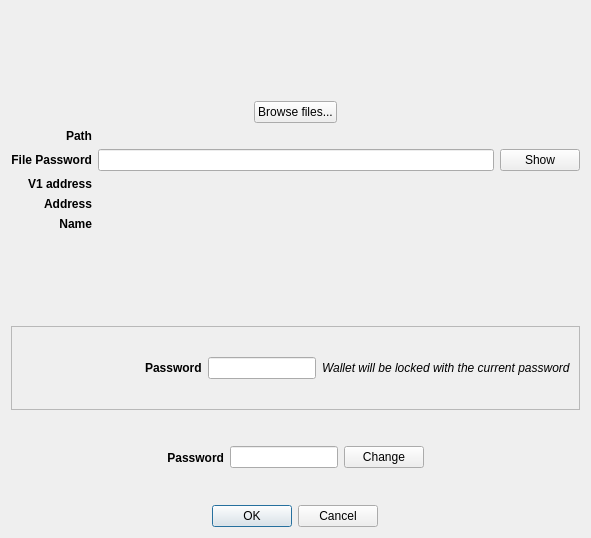
<?xml version="1.0" encoding="UTF-8"?>
<ui version="4.0">
 <class>V1WalletRestoreFromFileDialog</class>
 <widget class="QDialog" name="V1WalletRestoreFromFileDialog">
  <property name="geometry">
   <rect>
    <x>0</x>
    <y>0</y>
    <width>591</width>
    <height>538</height>
   </rect>
  </property>
  <property name="maximumSize">
   <size>
    <width>16777215</width>
    <height>16777215</height>
   </size>
  </property>
  <property name="windowTitle">
   <string>Restore V1 wallet from file</string>
  </property>
  <layout class="QVBoxLayout" name="verticalLayout">
   <item alignment="Qt::AlignHCenter">
    <widget class="QLabel" name="imageLabel">
     <property name="maximumSize">
      <size>
       <width>200</width>
       <height>200</height>
      </size>
     </property>
     <property name="text">
      <string/>
     </property>
     <property name="pixmap">
      <pixmap resource="../../icons/tikka.slots.pyqt.resources.icons.index.qrc">:/images/keys</pixmap>
     </property>
     <property name="scaledContents">
      <bool>true</bool>
     </property>
    </widget>
   </item>
   <item alignment="Qt::AlignHCenter">
    <widget class="QPushButton" name="browseFilesButton">
     <property name="text">
      <string>Browse files...</string>
     </property>
     <property name="autoExclusive">
      <bool>false</bool>
     </property>
    </widget>
   </item>
   <item>
    <layout class="QGridLayout" name="gridLayout">
     <item row="1" column="2">
      <widget class="QPushButton" name="showButton">
       <property name="text">
        <string>Show</string>
       </property>
      </widget>
     </item>
     <item row="1" column="0">
      <widget class="QLabel" name="filePasswordLabel">
       <property name="font">
        <font>
         <weight>75</weight>
         <bold>true</bold>
        </font>
       </property>
       <property name="text">
        <string>File Password</string>
       </property>
       <property name="alignment">
        <set>Qt::AlignRight|Qt::AlignTrailing|Qt::AlignVCenter</set>
       </property>
      </widget>
     </item>
     <item row="2" column="0">
      <widget class="QLabel" name="v1AddressLabel">
       <property name="font">
        <font>
         <weight>75</weight>
         <bold>true</bold>
        </font>
       </property>
       <property name="text">
        <string>V1 address</string>
       </property>
       <property name="alignment">
        <set>Qt::AlignRight|Qt::AlignTrailing|Qt::AlignVCenter</set>
       </property>
      </widget>
     </item>
     <item row="2" column="1">
      <widget class="QLabel" name="v1AddressValueLabel">
       <property name="text">
        <string/>
       </property>
      </widget>
     </item>
     <item row="1" column="1">
      <widget class="QLineEdit" name="filePasswordLineEdit">
       <property name="echoMode">
        <enum>QLineEdit::Password</enum>
       </property>
      </widget>
     </item>
     <item row="0" column="0">
      <widget class="QLabel" name="pathLabel">
       <property name="font">
        <font>
         <weight>75</weight>
         <bold>true</bold>
        </font>
       </property>
       <property name="text">
        <string>Path</string>
       </property>
       <property name="alignment">
        <set>Qt::AlignRight|Qt::AlignTrailing|Qt::AlignVCenter</set>
       </property>
      </widget>
     </item>
     <item row="0" column="1">
      <widget class="QLabel" name="pathValueLabel">
       <property name="text">
        <string/>
       </property>
      </widget>
     </item>
     <item row="3" column="0">
      <widget class="QLabel" name="addressLabel">
       <property name="font">
        <font>
         <weight>75</weight>
         <bold>true</bold>
        </font>
       </property>
       <property name="text">
        <string>Address</string>
       </property>
       <property name="alignment">
        <set>Qt::AlignRight|Qt::AlignTrailing|Qt::AlignVCenter</set>
       </property>
      </widget>
     </item>
     <item row="3" column="1">
      <widget class="QLabel" name="addressValueLabel">
       <property name="text">
        <string/>
       </property>
      </widget>
     </item>
     <item row="4" column="0">
      <widget class="QLabel" name="nameLabel">
       <property name="font">
        <font>
         <weight>75</weight>
         <bold>true</bold>
        </font>
       </property>
       <property name="text">
        <string>Name</string>
       </property>
       <property name="alignment">
        <set>Qt::AlignRight|Qt::AlignTrailing|Qt::AlignVCenter</set>
       </property>
      </widget>
     </item>
     <item row="4" column="1">
      <widget class="QLabel" name="nameValueLabel">
       <property name="text">
        <string/>
       </property>
      </widget>
     </item>
    </layout>
   </item>
   <item alignment="Qt::AlignHCenter">
    <widget class="QLabel" name="errorLabel">
     <property name="styleSheet">
      <string notr="true">color: rgb(255, 0, 0)</string>
     </property>
     <property name="text">
      <string/>
     </property>
    </widget>
   </item>
   <item>
    <widget class="QFrame" name="storedPasswordFrame">
     <property name="frameShape">
      <enum>QFrame::StyledPanel</enum>
     </property>
     <property name="frameShadow">
      <enum>QFrame::Raised</enum>
     </property>
     <layout class="QHBoxLayout" name="horizontalLayout_2">
      <item>
       <spacer name="horizontalSpacer_4">
        <property name="orientation">
         <enum>Qt::Horizontal</enum>
        </property>
        <property name="sizeHint" stdset="0">
         <size>
          <width>40</width>
          <height>20</height>
         </size>
        </property>
       </spacer>
      </item>
      <item alignment="Qt::AlignRight">
       <widget class="QLabel" name="storedPasswordLabel">
        <property name="font">
         <font>
          <weight>75</weight>
          <bold>true</bold>
         </font>
        </property>
        <property name="text">
         <string>Password</string>
        </property>
       </widget>
      </item>
      <item alignment="Qt::AlignHCenter">
       <widget class="QLineEdit" name="storedpasswordLineEdit">
        <property name="sizePolicy">
         <sizepolicy hsizetype="Fixed" vsizetype="Fixed">
          <horstretch>0</horstretch>
          <verstretch>0</verstretch>
         </sizepolicy>
        </property>
        <property name="maxLength">
         <number>20</number>
        </property>
        <property name="echoMode">
         <enum>QLineEdit::Password</enum>
        </property>
        <property name="alignment">
         <set>Qt::AlignCenter</set>
        </property>
        <property name="readOnly">
         <bool>true</bool>
        </property>
       </widget>
      </item>
      <item alignment="Qt::AlignLeft">
       <widget class="QLabel" name="storedPasswordHintLabel">
        <property name="font">
         <font>
          <italic>true</italic>
         </font>
        </property>
        <property name="text">
         <string>Wallet will be locked with the current password</string>
        </property>
       </widget>
      </item>
     </layout>
    </widget>
   </item>
   <item>
    <widget class="QFrame" name="passwordFrame">
     <layout class="QHBoxLayout" name="horizontalLayout">
      <item>
       <spacer name="horizontalSpacer">
        <property name="orientation">
         <enum>Qt::Horizontal</enum>
        </property>
        <property name="sizeHint" stdset="0">
         <size>
          <width>40</width>
          <height>20</height>
         </size>
        </property>
       </spacer>
      </item>
      <item alignment="Qt::AlignRight">
       <widget class="QLabel" name="passwordLabel">
        <property name="sizePolicy">
         <sizepolicy hsizetype="Preferred" vsizetype="Preferred">
          <horstretch>0</horstretch>
          <verstretch>0</verstretch>
         </sizepolicy>
        </property>
        <property name="font">
         <font>
          <weight>75</weight>
          <bold>true</bold>
         </font>
        </property>
        <property name="text">
         <string>Password</string>
        </property>
        <property name="alignment">
         <set>Qt::AlignRight|Qt::AlignTrailing|Qt::AlignVCenter</set>
        </property>
       </widget>
      </item>
      <item alignment="Qt::AlignHCenter">
       <widget class="QLineEdit" name="passwordLineEdit">
        <property name="sizePolicy">
         <sizepolicy hsizetype="Fixed" vsizetype="Fixed">
          <horstretch>0</horstretch>
          <verstretch>0</verstretch>
         </sizepolicy>
        </property>
        <property name="echoMode">
         <enum>QLineEdit::Password</enum>
        </property>
        <property name="alignment">
         <set>Qt::AlignCenter</set>
        </property>
        <property name="readOnly">
         <bool>true</bool>
        </property>
       </widget>
      </item>
      <item alignment="Qt::AlignLeft">
       <widget class="QPushButton" name="changeButton">
        <property name="sizePolicy">
         <sizepolicy hsizetype="Fixed" vsizetype="Fixed">
          <horstretch>0</horstretch>
          <verstretch>0</verstretch>
         </sizepolicy>
        </property>
        <property name="text">
         <string>Change</string>
        </property>
       </widget>
      </item>
      <item>
       <spacer name="horizontalSpacer_2">
        <property name="orientation">
         <enum>Qt::Horizontal</enum>
        </property>
        <property name="sizeHint" stdset="0">
         <size>
          <width>40</width>
          <height>20</height>
         </size>
        </property>
       </spacer>
      </item>
     </layout>
    </widget>
   </item>
   <item alignment="Qt::AlignHCenter">
    <widget class="QDialogButtonBox" name="buttonBox">
     <property name="enabled">
      <bool>true</bool>
     </property>
     <property name="orientation">
      <enum>Qt::Horizontal</enum>
     </property>
     <property name="standardButtons">
      <set>QDialogButtonBox::Cancel|QDialogButtonBox::Ok</set>
     </property>
    </widget>
   </item>
  </layout>
 </widget>
 <tabstops>
  <tabstop>browseFilesButton</tabstop>
  <tabstop>filePasswordLineEdit</tabstop>
  <tabstop>showButton</tabstop>
  <tabstop>storedpasswordLineEdit</tabstop>
  <tabstop>passwordLineEdit</tabstop>
  <tabstop>changeButton</tabstop>
 </tabstops>
 <resources>
  <include location="../../icons/tikka.slots.pyqt.resources.icons.index.qrc"/>
 </resources>
 <connections>
  <connection>
   <sender>buttonBox</sender>
   <signal>rejected()</signal>
   <receiver>V1WalletRestoreFromFileDialog</receiver>
   <slot>reject()</slot>
   <hints>
    <hint type="sourcelabel">
     <x>316</x>
     <y>260</y>
    </hint>
    <hint type="destinationlabel">
     <x>286</x>
     <y>274</y>
    </hint>
   </hints>
  </connection>
  <connection>
   <sender>buttonBox</sender>
   <signal>accepted()</signal>
   <receiver>V1WalletRestoreFromFileDialog</receiver>
   <slot>accept()</slot>
   <hints>
    <hint type="sourcelabel">
     <x>248</x>
     <y>254</y>
    </hint>
    <hint type="destinationlabel">
     <x>157</x>
     <y>274</y>
    </hint>
   </hints>
  </connection>
 </connections>
</ui>
